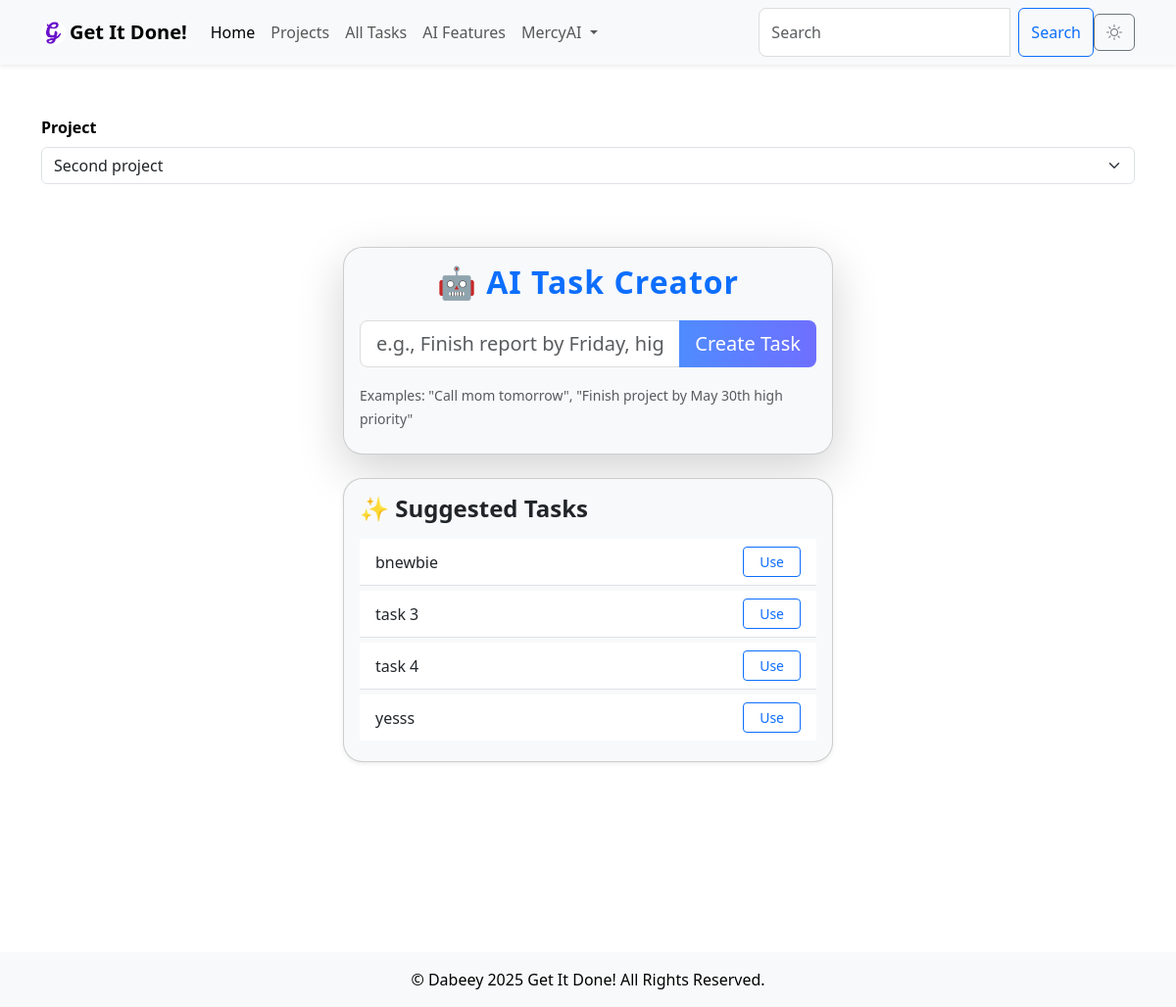
/ai (signed in), run on an earlier commit of the app's database.
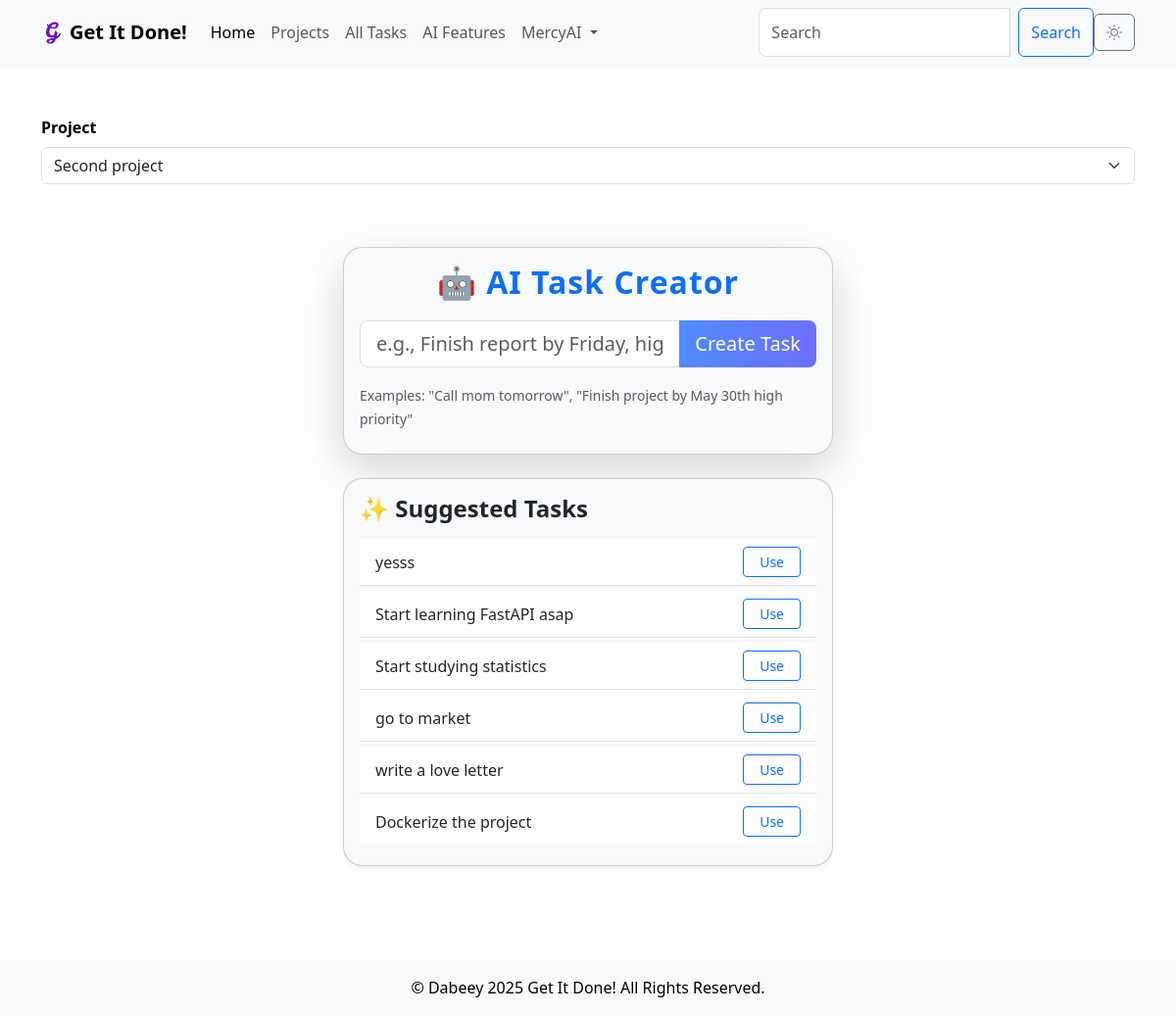
And on a later commit of the database.
### models.py (models this page shows, shortened)
class Task(db.Model):
    id = db.Column(db.Integer, primary_key=True)
    title = db.Column(db.String(200), nullable=False)
    description = db.Column(db.Text, nullable=True)
    due_date = db.Column(db.DateTime, nullable=True)
    created_at = db.Column(db.DateTime, default=db.func.current_timestamp())
    updated_at = db.Column(db.DateTime, default=db.func.current_timestamp(), onupdate=db.func.current_timestamp())
    priority = db.Column(Enum(PriorityLevel), nullable=False)
    status = db.Column(Enum(TaskStatus), nullable=False)
    deleted_at = db.Column(db.DateTime, nullable=True)
    user_id = db.Column(db.Integer, db.ForeignKey('user.id'), nullable=False, index=True)
    project_id = db.Column(db.Integer, db.ForeignKey('project.id'), nullable=True, index=True)  # Link to Project

### main.py (the view)
@csrf.exempt
@app.route('/ai', methods=['GET', 'POST'])
@login_required
def ai():
    user_tasks = Task.query.filter_by(user_id=current_user.id).all()
    suggestions = [task.title for task in user_tasks if task.status != TaskStatus.Done]
    projects = Project.query.filter_by(owner_id=current_user.id).all()
    return render_template('ai.html', suggestions=suggestions, projects=projects)

### main.py (called while the page is built)
@login_manager.user_loader
def load_user(user_id):
    return User.query.get(int(user_id))

### templates/ai.html (shortened to what this page needs)
{% extends 'base.html' %}
{% block content %}
<div class="mb-3">
    <label for="project-select" class="form-label fw-semibold">Project</label>
    <select id="project-select" class="form-select">
        {% for project in projects %}
        <option value="{{ project.id }}">{{ project.name }}</option>
        {% endfor %}
    </select>
</div>
<div class="container py-5 d-flex flex-column align-items-center" style="min-height: 90vh;">
    <div id="alert-container" class="position-fixed top-0 end-0 p-3" style="z-index: 1050;"></div>
    <div class="card shadow-lg mb-4" style="max-width: 500px; width: 100%;">
        <div class="card-body">
            <h2 class="card-title text-center mb-3" style="font-weight: 700; letter-spacing: 1px;">
                <span class="text-primary">🤖 AI Task Creator</span>
            </h2>
            <form onsubmit="event.preventDefault(); createTaskNLP();">
                <div class="input-group input-group-lg mb-3">
                    <input type="text" id="nlp-task-input" class="form-control rounded-start"
                        placeholder="e.g., Finish report by Friday, high priority" autocomplete="off">
                    <button id="nlp-task-button" type="submit" class="btn btn-gradient-primary rounded-end">
                        <span id="btn-text">Create Task</span>
                    </button>
                </div>
            </form>
            <div class="mb-2">
                <small class="text-muted">Examples: "Call mom tomorrow", "Finish project by May 30th high priority"</small>
            </div>
        </div>
    </div>
    <div class="card shadow-sm" style="max-width: 500px; width: 100%;">
        <div class="card-body">
            <h4 class="card-title mb-3" style="font-weight: 600;">✨ Suggested Tasks</h4>
            <div id="suggestions-container">
                {% if suggestions %}
                <ul class="list-group list-group-flush">
                    {% for suggestion in suggestions %}
                    <li class="list-group-item d-flex justify-content-between align-items-center">
                        <span>{{ suggestion }}</span>
                        <button class="btn btn-outline-primary btn-sm px-3"
                                onclick="useSuggestion('{{ suggestion }}')">
                            Use
                        </button>
                    </li>
                    {% endfor %}
                </ul>
                {% else %}
                <p class="text-muted mb-0">No suggestions available. Complete some tasks to get suggestions.</p>
                {% endif %}
            </div>
        </div>
    </div>
</div>
{% endblock %}

What changed in the data, as far as the page shows it:
removed Task: title "bnewbie"
removed Task: title "task 3"
no longer on this page (row edited): Task: title "task 4"
added Task: title "Start learning FastAPI asap"
added Task: title "Start studying statistics"
added Task: title "go to market"
added Task: title "write a love letter"
added Task: title "Dockerize the project"
